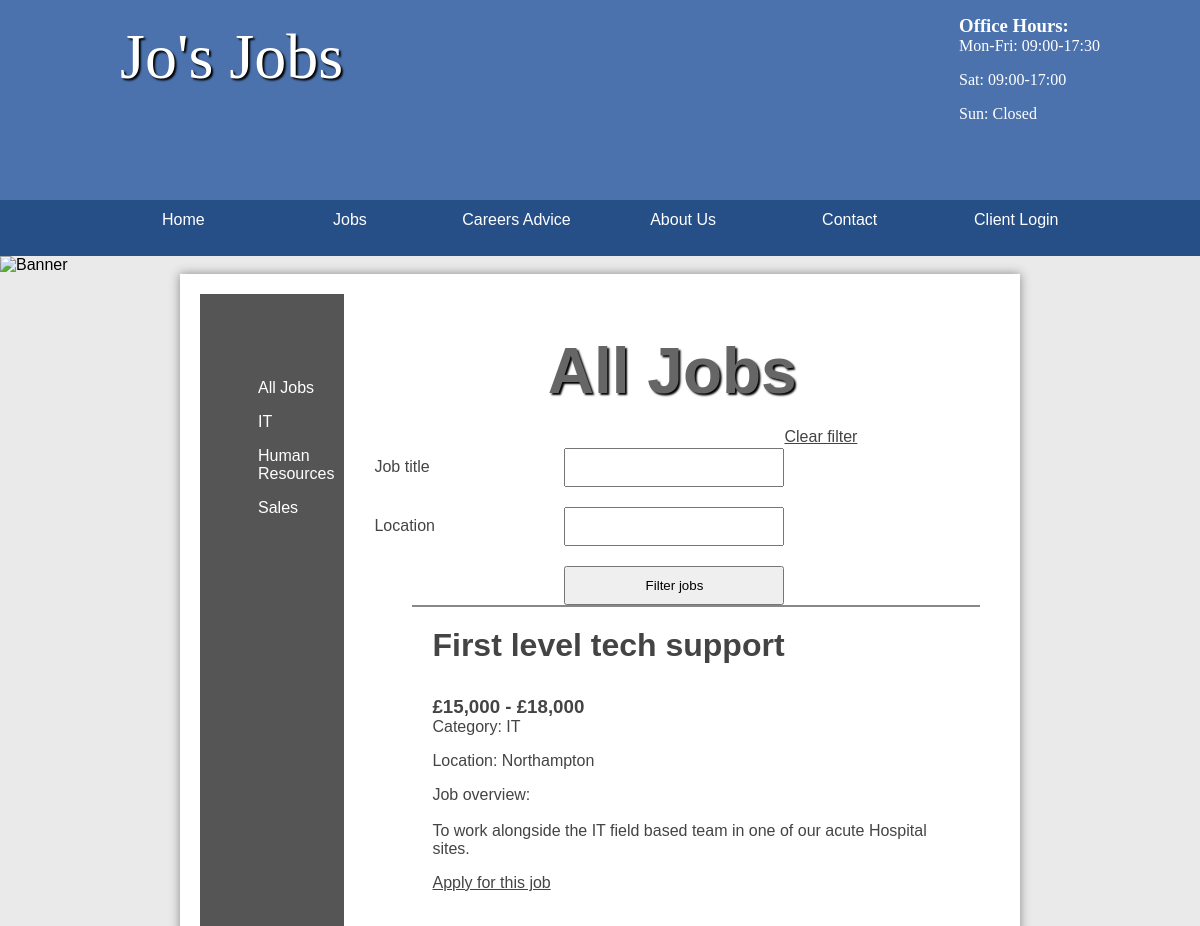
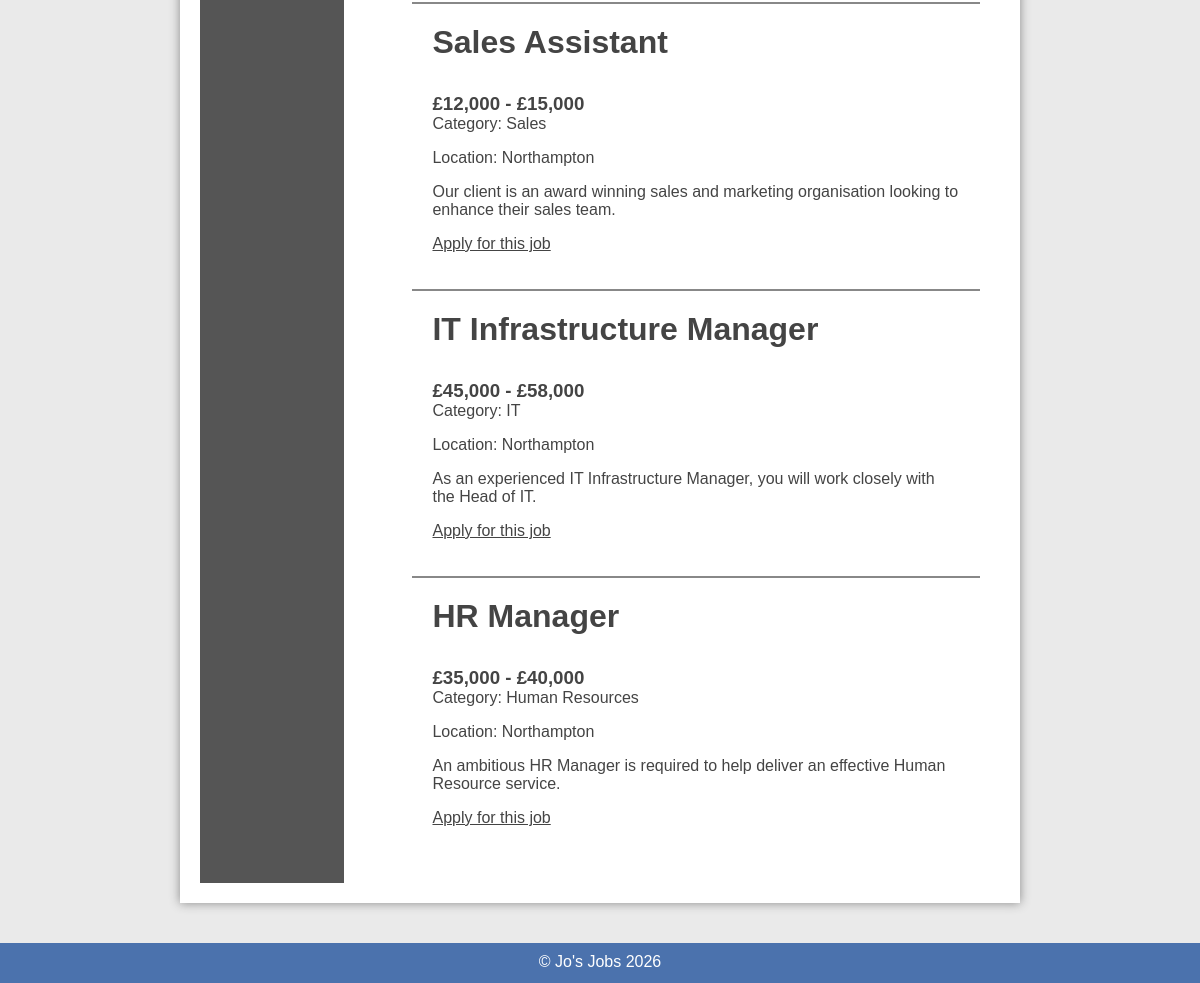
Page /jobs/public/jobs.php on the committed database (2 pictures, top to bottom).
### tables this page shows
CREATE TABLE category (
  id INT AUTO_INCREMENT PRIMARY KEY,
  name VARCHAR(45) DEFAULT NULL
);

CREATE TABLE job (
  id INT AUTO_INCREMENT PRIMARY KEY,
  title VARCHAR(45) DEFAULT NULL,
  description TEXT,
  salary VARCHAR(45) DEFAULT NULL,
  closingDate DATE DEFAULT NULL,
  categoryId INT DEFAULT NULL,
  location VARCHAR(255) DEFAULT NULL,
  dateAdded TIMESTAMP NOT NULL DEFAULT CURRENT_TIMESTAMP,
  archived TINYINT(1) NOT NULL DEFAULT 0,
  clientId INT DEFAULT NULL,
  FOREIGN KEY (categoryId) REFERENCES category(id) ON DELETE SET NULL,
  FOREIGN KEY (clientId) REFERENCES clients(id) ON DELETE SET NULL
);

### jobs/public/index.php (called while the page is built, shortened)
<?php
require_once __DIR__ . '/bootstrap.php';
$publicController = new PublicController($jobsTable, $categoriesTable, $applicantsTable, $enquiriesTable);
$pageName = $_GET['page'] ?? 'home';
switch ($pageName) {
    case 'jobs':
        $page = $publicController->jobs();
        break;
}
include __DIR__ . '/templates/' . $page['template'];
require __DIR__ . '/templates/layout.html.php';

### jobs/public/jobs.php (called while the page is built, shortened)
<?php
require __DIR__ . '/index.php';

### jobs/public/JoJobs/Controllers/PublicController.php (called while the page is built, shortened)
<?php
class PublicController {
    private $jobsTable;
    private $categoriesTable;
    public function __construct($jobsTable, $categoriesTable, $applicantsTable, $enquiriesTable) {
        $this->jobsTable = $jobsTable;
        $this->categoriesTable = $categoriesTable;
    }
    public function jobs(): array {
        $today = date('Y-m-d');
        $categoryId = $_GET['categoryId'] ?? '';
        $titleSearch = trim($_GET['title'] ?? '');
        $locationSearch = trim($_GET['location'] ?? '');
        $query = 'SELECT job.*, category.name AS categoryName
                  FROM job
                  INNER JOIN category ON job.categoryId = category.id
                  WHERE job.closingDate > :date AND job.archived = 0';
        $criteria = ['date' => $today];
        $query .= ' ORDER BY job.closingDate ASC';
        $jobs = $this->jobsTable->query($query, $criteria);
        $categories = $this->categoriesTable->findAll();
        $currentCategory = null;
        return [
            'template' => 'jobs.html.php',
            'title' => $currentCategory ? "Jo's Jobs - " . $currentCategory['name'] . ' Jobs' : "Jo's Jobs - Jobs",
            'variables' => [
                'jobs' => $jobs,
                'categories' => $categories,
                'currentCategory' => $currentCategory,
                'categoryId' => $categoryId,
                'titleSearch' => $titleSearch,
                'locationSearch' => $locationSearch
            ]
        ];
    }
}

### jobs/public/CSY2089/DatabaseTable.php (called while the page is built, shortened)
<?php
class DatabaseTable {
    private $pdo;
    private $table;
    public function __construct(PDO $pdo, string $table, string $primaryKey, ?string $className = null) {
        $this->pdo = $pdo;
        $this->table = $table;
        $this->className = $className;
    }
    private function buildEntities(array $rows): array {
        return array_map(fn($row) => new $this->className($row), $rows);
    }
    public function findAll() {
        $stmt = $this->pdo->prepare('SELECT * FROM ' . $this->table);
        $stmt->execute();
        $stmt->setFetchMode(PDO::FETCH_ASSOC);
        return $this->buildEntities($stmt->fetchAll());
    }
    public function query($sql, $criteria = []) {
        $stmt = $this->pdo->prepare($sql);
        $stmt->execute($criteria);
        $stmt->setFetchMode(PDO::FETCH_ASSOC);
        return $stmt->fetchAll();
    }
}

### jobs/public/JoJobs/Entities/AbstractEntity.php (called while the page is built, shortened)
<?php
abstract class AbstractEntity implements ArrayAccess
{
    protected array $data = [];
    public function __construct(array $data = [])
    {
        $this->data = $data;
    }
    public function offsetGet(mixed $offset): mixed
    {
        return $this->data[$offset] ?? null;
    }
}

### jobs/public/templates/jobs.html.php (the view, shortened to what this page needs)
<main class="sidebar">
    <section class="left">
        <ul>
            <li><a href="index.php?page=jobs">All Jobs</a></li>
            <?php foreach ($categories as $category): ?>
                <li class="<?= (string)$category['id'] === (string)$categoryId ? 'current' : '' ?>">
                    <a href="index.php?page=jobs&categoryId=<?= $category['id'] ?>"><?= htmlspecialchars($category['name'], ENT_QUOTES, 'UTF-8') ?></a>
                </li>
            <?php endforeach; ?>
        </ul>
    </section>
    <section class="right">
        <h1><?= htmlspecialchars($currentCategory['name'] ?? 'All Jobs', ENT_QUOTES, 'UTF-8') ?></h1>
        <form method="get" action="index.php">
            <label>Job title</label>
            <input type="text" name="title" value="<?= htmlspecialchars($titleSearch, ENT_QUOTES, 'UTF-8') ?>">
            <label>Location</label>
            <input type="text" name="location" value="<?= htmlspecialchars($locationSearch, ENT_QUOTES, 'UTF-8') ?>">
            <input type="submit" value="Filter jobs">
            <a href="index.php?page=jobs<?= $categoryId !== '' ? '&categoryId=' . urlencode($categoryId) : '' ?>">Clear filter</a>
        </form>
        <ul class="listing">
            <?php foreach ($jobs as $job): ?>
                <li>
                    <div class="details">
                        <h2><?= htmlspecialchars($job['title'], ENT_QUOTES, 'UTF-8') ?></h2>
                        <h3><?= htmlspecialchars($job['salary'], ENT_QUOTES, 'UTF-8') ?></h3>
                        <p>Category: <?= htmlspecialchars($job['categoryName'], ENT_QUOTES, 'UTF-8') ?></p>
                        <p>Location: <?= htmlspecialchars($job['location'], ENT_QUOTES, 'UTF-8') ?></p>
                        <p><?= nl2br(htmlspecialchars($job['description'], ENT_QUOTES, 'UTF-8')) ?></p>
                        <a class="more" href="index.php?page=apply&id=<?= $job['id'] ?>">Apply for this job</a>
                    </div>
                </li>
            <?php endforeach; ?>
        </ul>
    </section>
</main>

### jobs/public/styles.css (style rules this page uses)
* { margin: 0; padding: 0; box-sizing: border-box; }
html { font-family: 'Oxygen-Regular', Verdana, sans-serif; }
body { background-color: #eaeaea; }
h1 { font-size: 4em; color: white; text-align: center; padding-top: 20px; text-shadow: 2px 2px 2px #000; }
main { width: 70vw; min-height: 80vh; margin: auto; padding: 20px; background-color: white; color: #444; box-shadow: 0 0 10px #888; overflow: auto; }
main h1 { color: #666; }
main h2 { font-size: 2em; }
main a { color: #333; }
main ul { margin-left: 3em; }
p, li, h2 { margin-bottom: 1em; }
form { margin-top: 20px; overflow: auto; }
form::after { content: ""; display: block; clear: both; }
form label, form input, form textarea, form select { float: left; width: 220px; padding: 10px; margin-top: 20px; }
form label { clear: left; width: 200px; }
form input[type="text"], form input[type="password"], form input[type="email"], form input[type="tel"], form input[type="date"], textarea { color: #333; font-family: Verdana, sans-serif; }
input[type="submit"], button { clear: both; width: 220px; margin-left: 200px; margin-top: 20px; padding: 10px; cursor: pointer; }
.stock, .sidebar { display: table; }
.stock > ul, .sidebar .left { width: 10vw; display: table-cell; padding: 10px; background-color: #555; list-style: none; }
.stock .products, .sidebar .right { display: table-cell; padding: 20px; }
.stock > ul a, .sidebar .left a { color: white; text-decoration: none; }
.left ul { list-style: none; }
.right { padding: 20px; }
.listing li { padding: 20px; border-top: 2px solid #888; overflow: auto; }
section a { color: #444; }

### rows in the picture
category: name "IT"
category: name "Human Resources"
category: name "Sales"
job: title "First level tech support", salary "£15,000 - £18,000", categoryId.name "IT", location "Northampton", description "Job overview: To work alongside the IT field based team in one of our acute Hospital sites."
job: title "Sales Assistant", salary "£12,000 - £15,000", categoryId.name "Sales", location "Northampton", description "Our client is an award winning sales and marketing organisation looking to enhance their sales team."
job: title "IT Infrastructure Manager", salary "£45,000 - £58,000", categoryId.name "IT", location "Northampton", description "As an experienced IT Infrastructure Manager, you will work closely with the Head of IT."
job: title "HR Manager", salary "£35,000 - £40,000", categoryId.name "Human Resources", location "Northampton", description "An ambitious HR Manager is required to help deliver an effective Human Resource service."

### other values in the picture
$currentCategory['name'] "All Jobs"
